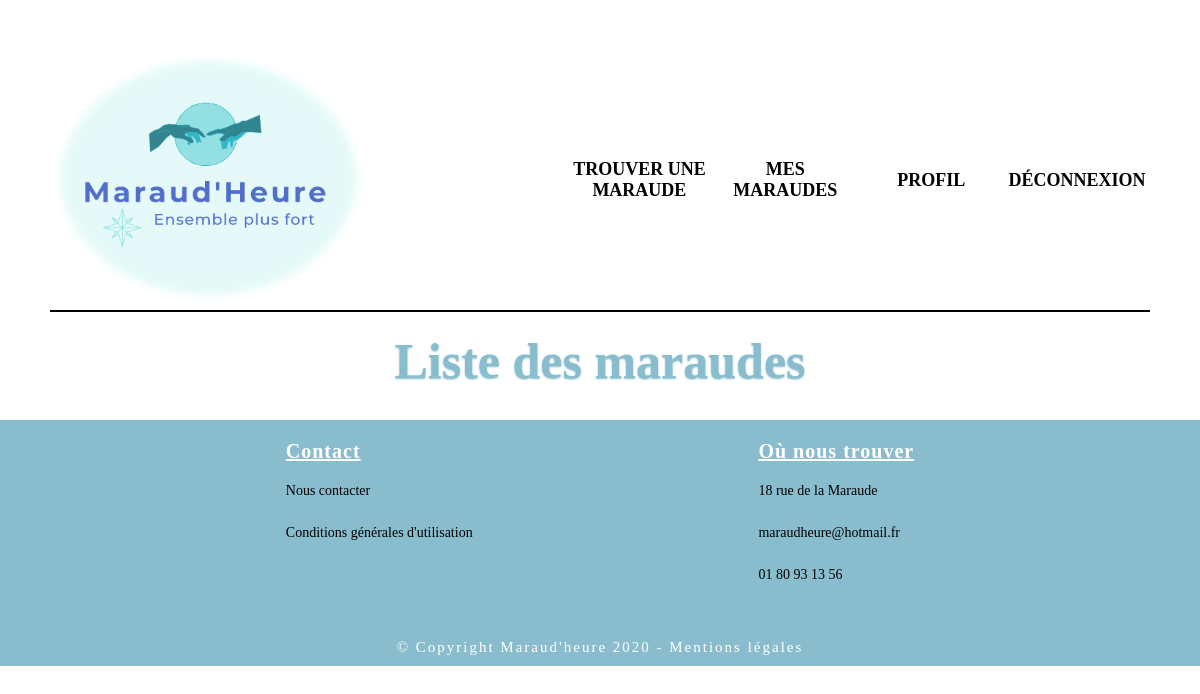
/maraudes/benevole/mes_maraudes/62/ (signed in), run on an earlier commit of the app's database.
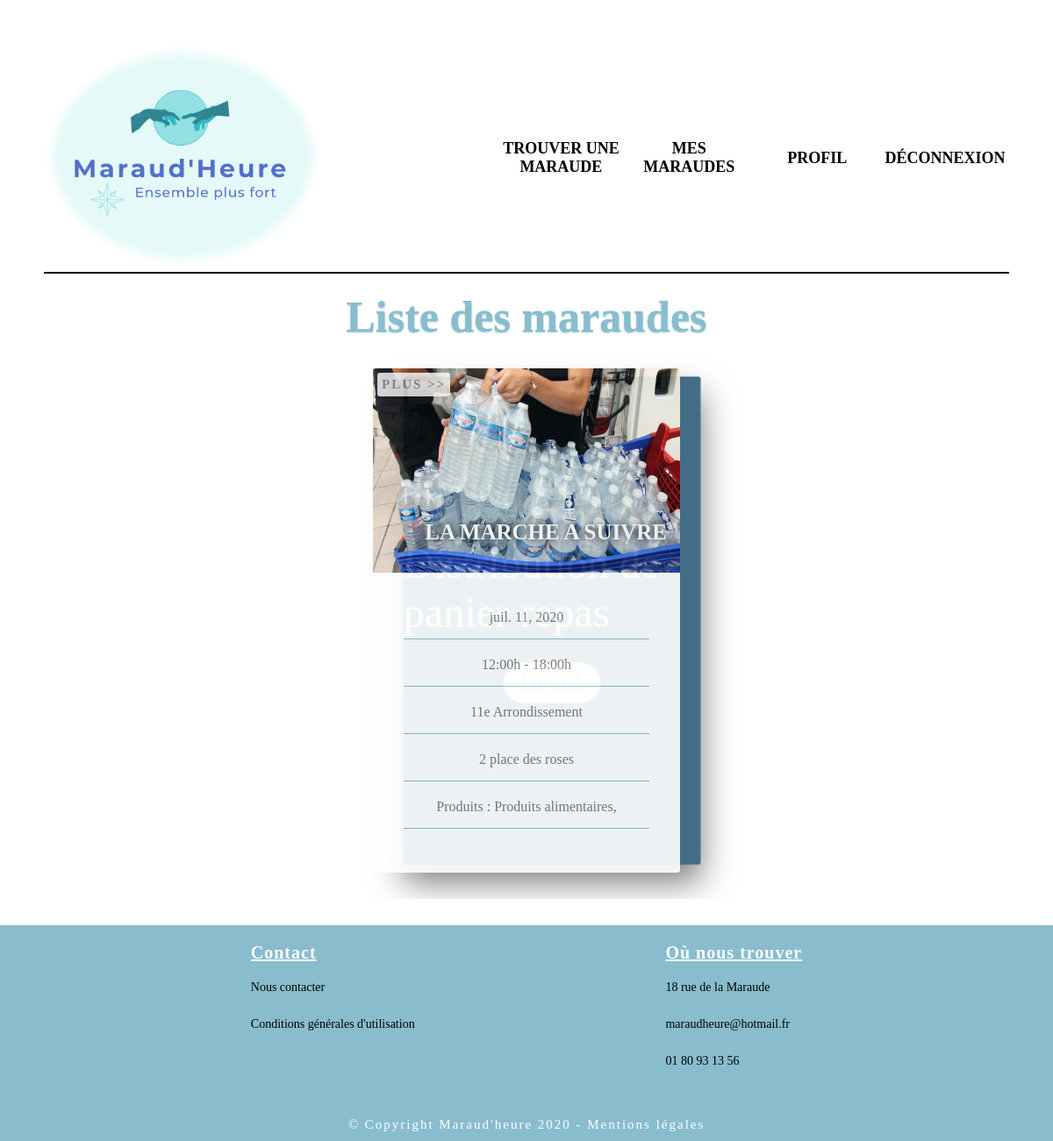
And on a later commit of the database.
### maraude/models.py (models this page shows, shortened)
class Maraude(models.Model):
    date = models.DateField(
        verbose_name = 'Date de maraude',
        )
    description = models.CharField(
        max_length= 2000,
        blank=True,
        null=True
    )
    heure_debut = models.CharField(
        max_length= 7,
        blank=True,
        null=True
    )
    heure_fin = models.CharField(
        max_length= 7,
        blank=True,
        null=True
    )
    adresse = models.CharField(
        max_length= 2000,
        blank=True,
        null=True
    )
    association =  models.ForeignKey(Association,default = "",on_delete=models.CASCADE, related_name='my_maraude')
    arrondissement =  models.ForeignKey(Arrondissement,default = "",on_delete=models.CASCADE,blank=True,
                                  null=True)
    produit = models.ManyToManyField(Product,blank=True, related_name='maraude_product')
    benevole = models.ManyToManyField(Benevole,blank=True, related_name='maraude_benevole')

class Arrondissement(models.Model):
    LIST_ARROND = (
        ('1er Arrondissement', '75101'),
        ('2e Arrondissement', '75102'),
        ('3e Arrondissement', '75103'),
        ('4e Arrondissement', '75104'),
        ('5e Arrondissement', '75105'),
        ('6e Arrondissement', '75106'),
        ('7e Arrondissement', '75107'),
        ('8e Arrondissement', '75108'),
        ('9e Arrondissement', '75109'),
        ('10e Arrondissement', '75110'),
        ('11e Arrondissement', '75111'),
        ('12e Arrondissement', '75112'),
        ('13e Arrondissement', '75113'),
        ('14e Arrondissement', '75114'),
        ('15e Arrondissement', '75115'),
        ('16e Arrondissement', '75116'),
        ('17e Arrondissement', '75117'),
        ('18e Arrondissement', '75118'),
        ('19e Arrondissement', '75119'),
        ('20e Arrondissement', '75120'),
    )
    n_arrondissement = models.CharField(max_length=300, choices=LIST_ARROND, unique=True )
    def __str__(self):
        return str(self.n_arrondissement )

class Product(models.Model):
    SERVICES = (
        ('Vetements', 'vetement'),
        ('Produits alimentaires', 'nourriture'),
        ('Services à la personne', 'service'),
        ('Boissons', 'boisson'),
        ('Dialogues', 'discussion'),
        ('Soins', 'soin'),
        ('Activités', 'activité'),
        ('Sensibilisation', 'sensibilisation'),
    )
    distribution = models.CharField(max_length=1500, choices=SERVICES, unique=True )
    def __str__(self):
        return str(self.distribution )

### users/models.py (models this page shows)
class Association(User):
    role = models.ForeignKey(Role, null=True, on_delete=models.CASCADE)
    image = models.ImageField(
        upload_to=upload_location,
        null=True,
        blank=True,
    )
    num_rna = models.CharField(
        max_length= 50,
        null= True
    )
    nom_association = models.CharField(
        max_length= 200,
        null= True
    )
    siege_social = models.CharField(
        max_length= 1500,
        null= True
    )
    activite = models.CharField(
        max_length= 1500,
        blank=True,
        null=True
    )
    description = models.CharField(
        max_length= 5000,
        blank=True,
        null=True
    )
    date_creation = models.DateField(
        blank=True,
        null=True
    )
    phone_number = models.CharField(
        max_length= 10,
        blank=True,
        null=True
    )
    def __str__(self):
        return self.nom_association
    class Meta:
        verbose_name = 'Association'

### maraude/views/display_maraude.py (the view)
def benevole_maraudes(request, pk=None):
    connected_user = request.user
    print("ID :",connected_user.id)
    benevole = Benevole.objects.get(id=connected_user.id)
    if benevole and connected_user:
        my_maraudes = benevole.maraude_benevole.all()
        context = {
            "my_maraudes": my_maraudes,
        }
    return render(request, 'benevole_maraudes.html', context)

### users/email_login.py (called while the page is built)
    def get_user(self, user_id):
        try:
            return User.objects.get(pk=user_id)
        except User.DoesNotExist:
            return None

### users/models.py (called while the page is built)
    def __str__(self):
        return self.role_name

### maraude/templates/benevole_maraudes.html (shortened to what this page needs)
{% extends 'theme.html' %}
{% load static %}
{% block css %}
    <link rel="stylesheet" href="{% static 'css/mes_maraudes.css' %}">
{% endblock %}
{% block content %}
<div class="content-creation-wrapper">
    <section class="maraude-tours">
        <h1 class="maraude-tours-heading">Liste des maraudes</h1>
        <div class="maraude-wrapper">
            {% for maraudes in my_maraudes %}
            <div class="maraude">
                <div class="front-side">
                    <img
                    src="{% static 'images/eau.jpg'%}"
                    alt="eau"
                    class="maraude-image"
                    />
                    <h1 class="maraude-name"> {{ maraudes.association }}  </h1>
                    <ul class="maraude-list">
                        <li class="maraude-list-item">{{ maraudes.date }}</li>
                        <li class="maraude-list-item">{{ maraudes.heure_debut }}h - {{ maraudes.heure_fin }}h</li>
                        <li class="maraude-list-item">{{ maraudes.arrondissement }}</li>
                        <li class="maraude-list-item">{{ maraudes.adresse }}</li>
                        <li class="maraude-list-item">
                        Produits :
                        {% for produit in maraudes.produit.all %}
                            {{produit}},
                        {% endfor %}
                        </li>
                    </ul>
                    <button class="navigation-button">
                    Plus &gt;&gt;
                    </button>
                </div>
                <div class="back-side center">
                    <button class="navigation-button">
                    </button>
                    <h3 class="description">{{ maraudes.description }}</h3>
                    <a href="{% url 'maraude_detail' maraudes.id %}" class="maraude-button">Détail</a>
                </div>
            </div>
            {% endfor %}
        </div>
    </section>
</div>
{% endblock content %}

### templates/theme.html (shortened to what this page needs)
{% load static %}
<!DOCTYPE html>
<html lang="fr">
    <head>
     <link rel="stylesheet" href="{% static 'css/core.css' %}" />
     {% block css %}{% endblock %}
     <link rel="stylesheet" href="{% static 'css/button.css' %}" />
    </head>
    <body>
        <div class="container">
            <div class="navbar-wrapper">
                {% include 'menu.html' %}
            </div>
            <div class="content-creation-wrapper">
            {% block content %}{% endblock content %}
            </div>
        </div>
        <div class="footer-wrapper">
            {% include 'footer.html' %}
        </div>
    </body>
</html>

### templates/menu.html (shortened to what this page needs)
{% load static %}
    <nav class="navbar center">
        <div class="navbar-logo">
            <a href="{% url 'home'%}" class="navbar-link center"><img src="{% static 'images/logo.png' %}" src="images/logo.png" alt="Navbar_Image" class="navbar-image"/></a>
        </div>
        <div class="navbar-list">
            {% if user.is_authenticated  %}
                {% if user.benevole.role|stringformat:"s" == 'benevole' %}
                    <a href="{% url 'maraude_list'%}" class="navbar-link center">Trouver une maraude</a>
                    <a href="{% url 'benevole_maraudes' user.id %}" class="navbar-link center">Mes maraudes</a>
                    <a href="{% url 'benevole_profil'%}" class="navbar-link center">Profil</a>
                {% endif %}
                {% else %}
                    <a href="{% url 'maraude_list'%}" class="navbar-link center">Trouver une maraude</a>
            {% endif %}
            {% if user.is_authenticated  %}
            <a href="{% url 'logout'%}" class="navbar-link center">Déconnexion</a>
            {% else %}
              <a href="{% url 'account_type'%}" class="navbar-link center">Créer un compte</a>
            <a href="{% url 'connexion'%}" class="navbar-link center">Connexion</a>
            {% endif %}
        </div>
    </nav>

### templates/footer.html
    <footer class="footer">
        <div class="footer-list">
            <h1 class="footer-title">
                Contact
            </h1>
            <div class="footer-link">
                <a href="{% url 'contact' %}" class="footer-link-a">Nous contacter</a>
            </div>
            <div class="footer-link">
                <a href="{% url 'cgu'%}" class="footer-link-a">Conditions générales d'utilisation</a>
            </div>
        </div>
        <div class="footer-list">
            <h1 class="footer-title">
                Où nous trouver
            </h1>
            <div class="footer-link">
                <p class="footer-p">18 rue de la Maraude</p>
            </div>
            <div class="footer-link">
                <p class="footer-p">maraudheure@hotmail.fr</p>
            </div>
            <div class="footer-link">
                <p class="footer-p">01 80 93 13 56</p>
            </div>
        </div>
    </footer>
    <p class="footer-paragraph">
        &copy; Copyright Maraud'heure 2020 -
        Mentions légales
    </p>

### static/css/core.css (style rules this page uses)
* { margin: 0; padding: 0; font-family: 'Vollkron, serif'; list-style-type: none; text-decoration: none; box-sizing: border-box; outline: none; }
html { font-size: 62.5%; }
:root { --primary-color: #89BDCD; --secondary-color: #436D85; --white-color: #fff; --black-color: #000; --light-grey-color: #777; }
.center { display: flex; justify-content: center; align-items: center; }
.container { background-color: var(--white-color); margin: 3rem; overflow: hidden; }
.navbar-wrapper { padding: 2rem; }
.navbar { justify-content: space-between; border-bottom: 2px solid #000; }
.navbar-image { cursor: pointer; }
.navbar-list { display: flex; }
.navbar-link { font-size: 1.8rem; font-weight: 700; text-transform: uppercase; width: 100%; text-align: center; color: #000; }
.footer-wrapper { background-color: var(--primary-color); width: 100%; height: 20%; }
.footer { padding: 1rem; display: flex; justify-content: space-evenly; }
.footer-list { padding: 1rem; }
.footer-title { color: var(--white-color); text-decoration: underline; letter-spacing: 0.1rem; }
.footer-link { flex-direction: column; margin: 2rem 0; border-bottom: 0.1rem solid var(--primary-color); padding-bottom: 0.5rem; font-size: 1.4rem; }
.footer-link-a { color: var(--black-color); }
.footer-paragraph { text-align: center; font-size: 1.5rem; color: var(--white-color); letter-spacing: 0.2rem; padding: 1rem; }

What changed in the data, as far as the page shows it:
added Maraude: association "LA MARCHE A SUIVRE", date "juil. 11, 2020", heure_debut "12:00", heure_fin "18:00", arrondissement "11e Arrondissement", adresse "2 place des roses"
now on this page (row unchanged): Product: distribution "Produits alimentaires"
